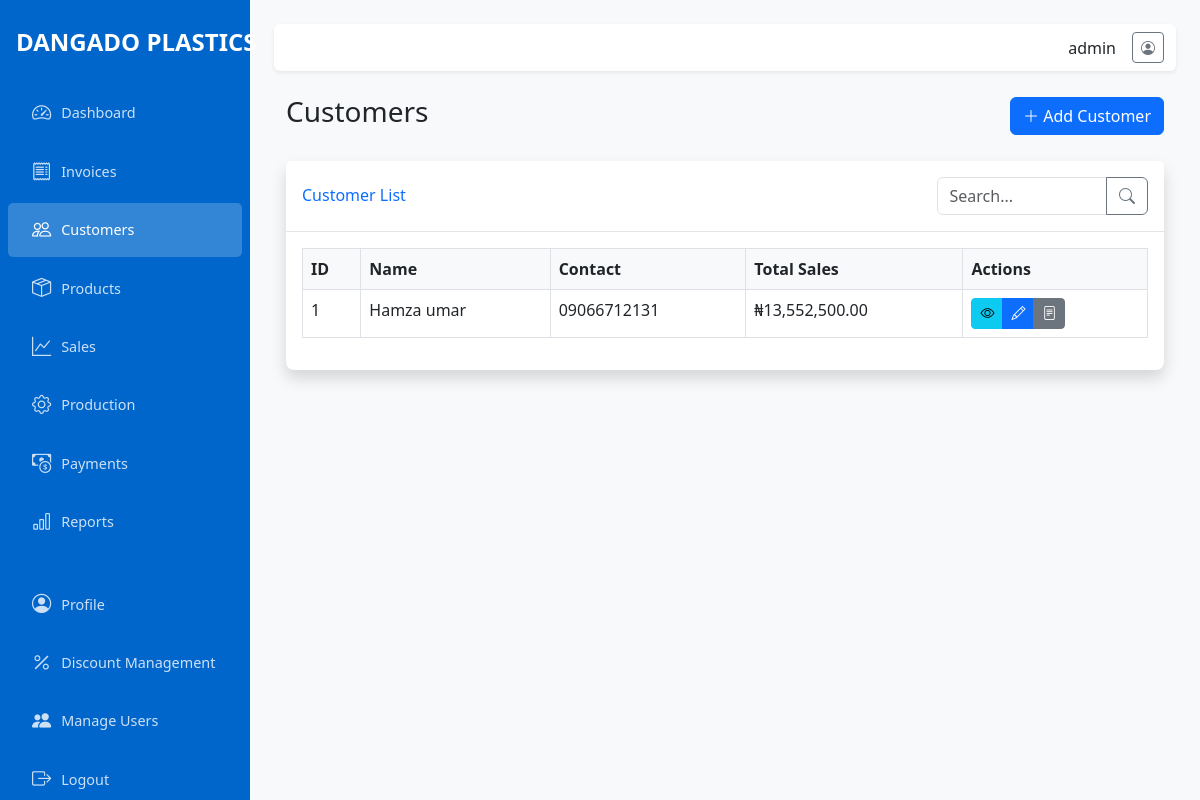
The app's page /customers (signed in) with its own data.
### app/models.py (models this page shows, shortened)
class User(UserMixin, db.Model):
    id = db.Column(db.Integer, primary_key=True)
    username = db.Column(db.String(64), unique=True, nullable=False)
    email = db.Column(db.String(120), unique=True, nullable=False)
    password_hash = db.Column(db.String(128), nullable=False)
    is_admin = db.Column(db.Boolean, default=False)
    created_at = db.Column(db.DateTime, default=datetime.utcnow)

class Customer(db.Model):
    id = db.Column(db.Integer, primary_key=True)
    name = db.Column(db.String(100), nullable=False)
    contact = db.Column(db.String(100))
    total_sales = db.Column(db.Float, default=0)
    created_at = db.Column(db.DateTime, default=datetime.utcnow)
    updated_at = db.Column(db.DateTime, default=datetime.utcnow, onupdate=datetime.utcnow)
    invoices = db.relationship('Invoice', backref='customer', lazy=True)
    sales = db.relationship('Sale', backref='customer', lazy=True)

### app/routes/customers.py (the view)
@customers.route('/customers')
@login_required
def index():
    customers_list = Customer.query.order_by(Customer.name).all()
    return render_template('customers/index.html', customers=customers_list)

### app/models.py (called while the page is built)
@login_manager.user_loader
def load_user(user_id):
    return User.query.get(int(user_id))

### app/templates/customers/index.html (shortened to what this page needs)
{% extends 'layout.html' %}
{% block content %}
<div class="container-fluid">
    <div class="d-flex justify-content-between align-items-center mb-4">
        <h1 class="h3">Customers</h1>
        <a href="{{ url_for('customers.create') }}" class="btn btn-primary">
            <i class="bi bi-plus-lg"></i> Add Customer
        </a>
    </div>
    <div class="card shadow mb-4">
        <div class="card-header py-3 d-flex justify-content-between align-items-center">
            <h6 class="m-0 font-weight-bold text-primary">Customer List</h6>
            <div class="input-group w-25">
                <input type="text" id="customerSearch" class="form-control" placeholder="Search...">
                <button class="btn btn-outline-secondary" type="button">
                    <i class="bi bi-search"></i>
                </button>
            </div>
        </div>
        <div class="card-body">
            <div class="table-responsive">
                <table class="table table-bordered" id="customersTable" width="100%" cellspacing="0">
                    <thead>
                        <tr>
                            <th>ID</th>
                            <th>Name</th>
                            <th>Contact</th>
                            <th>Total Sales</th>
                            <th>Actions</th>
                        </tr>
                    </thead>
                    <tbody>
                        {% for customer in customers %}
                        <tr>
                            <td>{{ customer.id }}</td>
                            <td>{{ customer.name }}</td>
                            <td>{{ customer.contact }}</td>
                            <td>₦{{ "{:,.2f}".format(customer.total_sales) }}</td>
                            <td>
                                <div class="btn-group" role="group">
                                    <a href="{{ url_for('customers.view', id=customer.id) }}" class="btn btn-sm btn-info">
                                        <i class="bi bi-eye"></i>
                                    </a>
                                    <a href="{{ url_for('customers.edit', id=customer.id) }}" class="btn btn-sm btn-primary">
                                        <i class="bi bi-pencil"></i>
                                    </a>
                                    <a href="{{ url_for('customers.statement', id=customer.id) }}" class="btn btn-sm btn-secondary">
                                        <i class="bi bi-file-text"></i>
                                    </a>
                                </div>
                            </td>
                        </tr>
                        {% else %}
                        <tr>
                            <td colspan="5" class="text-center">No customers found</td>
                        </tr>
                        {% endfor %}
                    </tbody>
                </table>
            </div>
        </div>
    </div>
</div>
{% endblock %}

### app/templates/layout.html (shortened to what this page needs)
<!DOCTYPE html>
<html lang="en">
<head>
    <link href="https://cdn.jsdelivr.net/npm/bootstrap@5.3.0-alpha1/dist/css/bootstrap.min.css" rel="stylesheet">
    <link href="https://cdn.jsdelivr.net/npm/bootstrap-icons@1.11.0/font/bootstrap-icons.css" rel="stylesheet">
</head>
<body>
    <div class="wrapper">
        <nav id="sidebar" class="sidebar">
            <div class="sidebar-header">
                <div class="navbar-brand">DANGADO PLASTICS</div>
            </div>
            <ul class="nav flex-column">
                <li class="nav-item">
                    <a href="{{ url_for('dashboard.index') }}" class="nav-link {% if request.endpoint == 'dashboard.index' %}active{% endif %}">
                        <i class="bi bi-speedometer2"></i> Dashboard
                    </a>
                </li>
                <li class="nav-item">
                    <a href="{{ url_for('invoices.index') }}" class="nav-link {% if 'invoices' in request.endpoint %}active{% endif %}">
                        <i class="bi bi-receipt"></i> Invoices
                    </a>
                </li>
                <li class="nav-item">
                    <a href="{{ url_for('customers.index') }}" class="nav-link {% if 'customers' in request.endpoint %}active{% endif %}">
                        <i class="bi bi-people"></i> Customers
                    </a>
                </li>
                <li class="nav-item">
                    <a href="{{ url_for('products.index') }}" class="nav-link {% if 'products' in request.endpoint %}active{% endif %}">
                        <i class="bi bi-box-seam"></i> Products
                    </a>
                </li>
                <li class="nav-item">
                    <a href="{{ url_for('sales.index') }}" class="nav-link {% if 'sales' in request.endpoint %}active{% endif %}">
                        <i class="bi bi-graph-up"></i> Sales
                    </a>
                </li>
                <li class="nav-item">
                    <a href="{{ url_for('production.index') }}" class="nav-link {% if 'production' in request.endpoint %}active{% endif %}">
                        <i class="bi bi-gear"></i> Production
                    </a>
                </li>
                <li class="nav-item">
                    <a href="{{ url_for('payments.index') }}" class="nav-link {% if 'payments' in request.endpoint %}active{% endif %}">
                        <i class="bi bi-cash-coin"></i> Payments
                    </a>
                </li>
                <li class="nav-item">
                    <a href="{{ url_for('reports.index') }}" class="nav-link {% if 'reports' in request.endpoint %}active{% endif %}">
                        <i class="bi bi-bar-chart"></i> Reports
                    </a>
                </li>
                <li class="nav-item mt-4">
                    <a href="{{ url_for('auth.profile') }}" class="nav-link {% if request.endpoint == 'auth.profile' %}active{% endif %}">
                        <i class="bi bi-person-circle"></i> Profile
                    </a>
                </li>
                {% if current_user.is_admin %}
                <li class="nav-item">
                    <a href="{{ url_for('discounts.index') }}" class="nav-link {% if 'discounts' in request.endpoint %}active{% endif %}">
                        <i class="bi bi-percent"></i> Discount Management
                    </a>
                </li>
                {% endif %}
                {% if current_user.is_admin %}
                <li class="nav-item">
                    <a href="{{ url_for('auth.user_list') }}" class="nav-link {% if request.endpoint == 'auth.user_list' %}active{% endif %}">
                        <i class="bi bi-people-fill"></i> Manage Users
                    </a>
                </li>
                {% endif %}
                <li class="nav-item">
                    <a href="{{ url_for('auth.logout') }}" class="nav-link">
                        <i class="bi bi-box-arrow-right"></i> Logout
                    </a>
                </li>
            </ul>
        </nav>
        <div class="main-content">
            <nav class="navbar navbar-expand-lg navbar-light bg-white shadow-sm mb-4 rounded">
                <div class="container-fluid">
                    <div class="ms-auto d-flex align-items-center">
                        <div class="me-3">
                            {{ current_user.username }}
                        </div>
                        <a href="{{ url_for('auth.profile') }}" class="btn btn-outline-secondary btn-sm">
                            <i class="bi bi-person-circle"></i>
                        </a>
                    </div>
                </div>
            </nav>
            {% block content %}{% endblock %}
        </div>
    </div>
</body>
</html>

### app/templates/layout.html (style rules this page uses)
:root { --primary-color: #0066cc; --secondary-color: #f8f9fa; --sidebar-width: 250px; }
body { font-family: 'Segoe UI', Arial, sans-serif; background-color: #f8f9fa; }
.sidebar { min-width: var(--sidebar-width); width: var(--sidebar-width); background-color: var(--primary-color); min-height: 100vh; position: fixed; transition: all 0.3s; z-index: 999; }
.sidebar .navbar-brand { color: white; padding: 1.5rem 1rem; font-size: 1.5rem; font-weight: bold; }
.sidebar .nav-link { color: rgba(255, 255, 255, 0.8); padding: 0.8rem 1.5rem; font-size: 0.9rem; display: flex; align-items: center; border-radius: 5px; margin: 2px 8px; }
.sidebar .nav-link.active { color: white; background-color: rgba(255, 255, 255, 0.2); }
.sidebar .nav-link i { margin-right: 10px; font-size: 1.2rem; }
.main-content { margin-left: var(--sidebar-width); padding: 1.5rem; transition: all 0.3s; }
.card { border: none; border-radius: 0.5rem; box-shadow: 0 0.125rem 0.25rem rgba(0, 0, 0, 0.075); margin-bottom: 1.5rem; }
.card-header { background-color: white; border-bottom: 1px solid rgba(0, 0, 0, 0.1); padding: 1rem; font-weight: 600; }
.table th { font-weight: 600; background-color: #f8f9fa; }

### records on screen
User: username "admin"
Customer: id "1", name "Hamza umar", contact "09066712131", total_sales "13,552,500.00"
